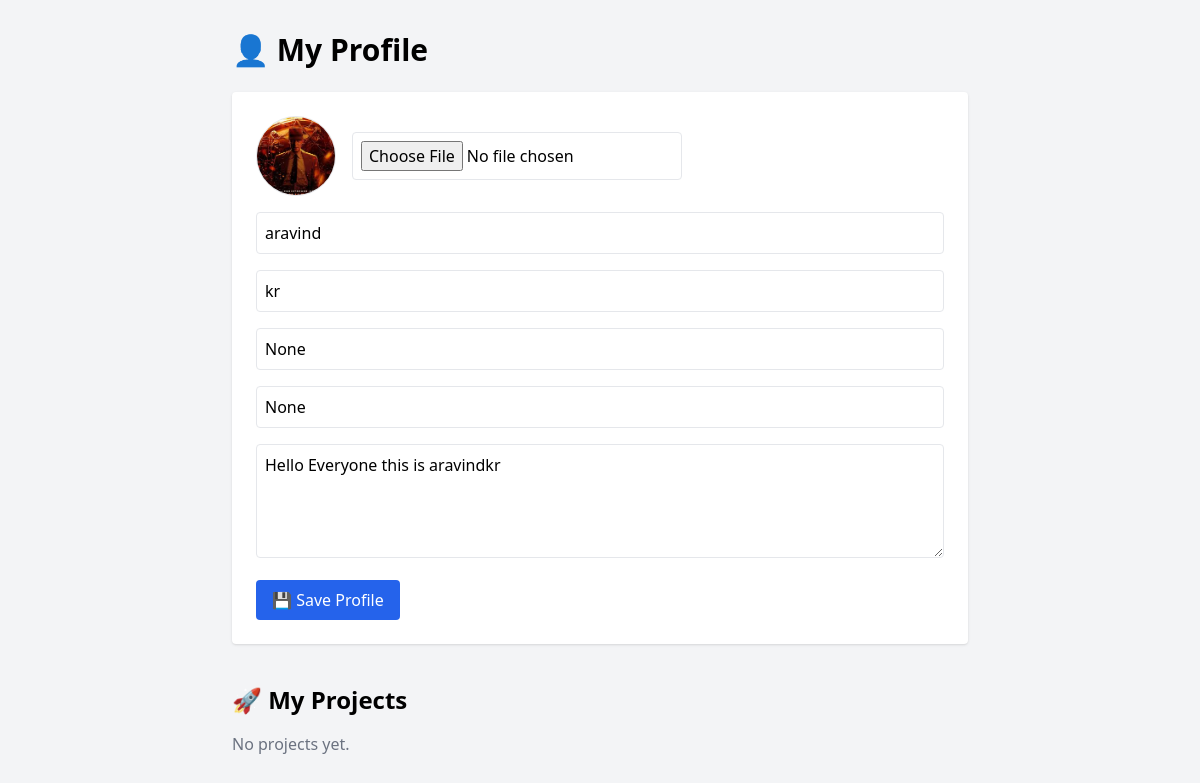
The app's page /profile (signed in) with its own data.
### app.py (models this page shows)
class User(UserMixin, db.Model):
    id = db.Column(db.Integer, primary_key=True)
    first_name = db.Column(db.String(150), nullable=False)
    last_name = db.Column(db.String(150), nullable=False)
    email = db.Column(db.String(120), unique=True, nullable=False)
    password = db.Column(db.String(255), nullable=False)
    profile_picture = db.Column(db.String(255))
    bio = db.Column(db.String(500))
    college = db.Column(db.String(200))
    skills = db.Column(db.String(500))
    github = db.Column(db.String(255))
    linkedin = db.Column(db.String(255))
    profile_visibility = db.Column(db.String(20), default='public')
    friend_request_setting = db.Column(db.String(20), default='everyone')
    owned_projects = db.relationship('Project', back_populates='owner')
    joined_projects = db.relationship('Project', secondary='project_members', back_populates='team_members')

### app.py (the view, shortened to what this page needs)
@app.route('/profile', methods=['GET', 'POST'])
@login_required
def profile():
    user_projects = current_user.owned_projects + current_user.joined_projects
    return render_template('profile/profile.html' , user=current_user, user_projects=user_projects)

### app.py (called while the page is built)
@login_manager.user_loader
def load_user(user_id):
    user = db.session.get(User, user_id)
    return user

### templates/profile/profile.html (shortened to what this page needs)
<!DOCTYPE html>
<html lang="en">
<head>
    <script src="https://cdn.tailwindcss.com"></script>
</head>
<body class="bg-gray-100">
    <div class="container mx-auto px-4 py-8 max-w-3xl">
        <h1 class="text-3xl font-bold mb-6">👤 My Profile</h1>
        <form method="POST" enctype="multipart/form-data" class="bg-white p-6 rounded shadow space-y-4">
            <div class="flex items-center space-x-4">
                <img src="{{ url_for('static', filename='uploads/' + (current_user.profile_picture if current_user.profile_picture else 'default.jpg')) }}"
     alt="Profile Picture" class="w-20 h-20 rounded-full object-cover border" alt="Profile Picture"/>
                <input type="file" name="profile_picture" class="border p-2 rounded">
            </div>
            <input type="text" name="first_name" value="{{ current_user.first_name }}"
                   placeholder="First Name" class="w-full border p-2 rounded" required>
            <input type="text" name="last_name" value="{{ current_user.last_name }}"
                   placeholder="Last Name" class="w-full border p-2 rounded" required>
            <input type="text" name="college" value="{{ current_user.college }}"
                   placeholder="College Name" class="w-full border p-2 rounded">
            <input type="text" name="skills" value="{{ current_user.skills }}"
                   placeholder="Skills (comma-separated)" class="w-full border p-2 rounded">
            <textarea name="bio" rows="4" placeholder="Your bio..."
                      class="w-full border p-2 rounded">{{ current_user.bio }}</textarea>
            <button type="submit"
                    class="bg-blue-600 text-white px-4 py-2 rounded hover:bg-blue-700">
                💾 Save Profile
            </button>
        </form>
        <div class="mt-10">
            <h2 class="text-2xl font-semibold mb-4">🚀 My Projects</h2>
            {% if current_user.projects %}
                <ul class="space-y-4">
                    {% for project in current_user.projects %}
                        <li class="bg-white p-4 rounded shadow">
                            <h3 class="text-xl font-bold">{{ project.title }}</h3>
                            <p class="text-gray-600">{{ project.description }}</p>
                            <span class="text-sm text-gray-500">{{ project.visibility|capitalize }}</span>
                        </li>
                    {% endfor %}
                </ul>
            {% else %}
                <p class="text-gray-500">No projects yet.</p>
            {% endif %}
        </div>
    </div>
</body>
</html>

### records on screen
User: profile_picture (picture), first_name "aravind", last_name "kr", college "None", skills "None", bio "Hello Everyone this is aravindkr"
